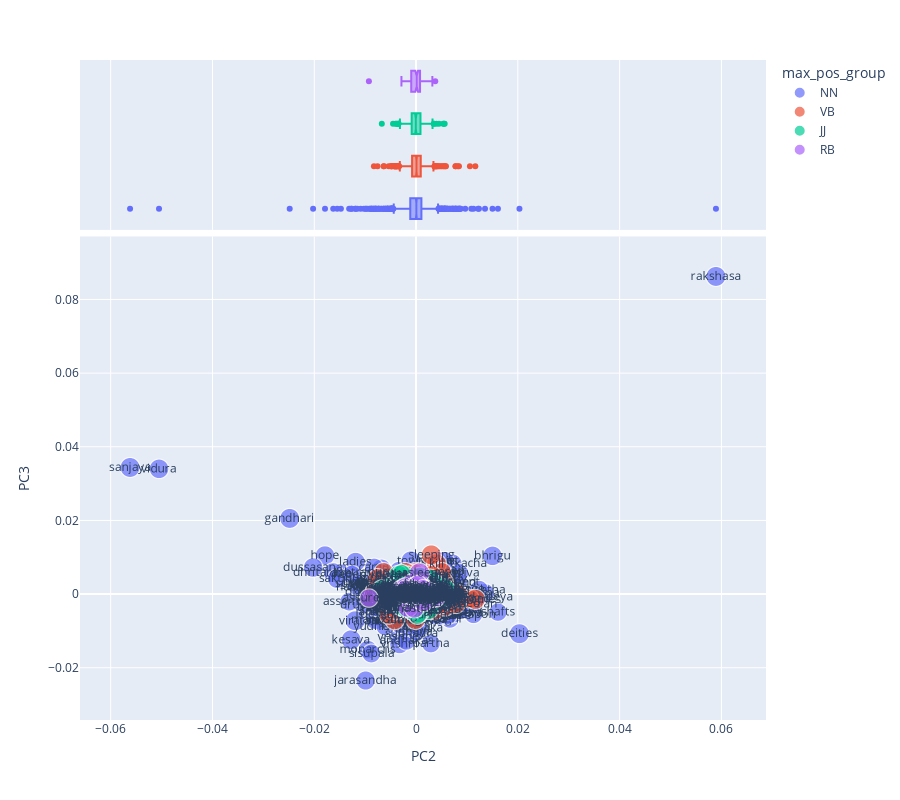

Notebook source saved alongside this figure:
### Code cell
vis_loadings(LOADINGS2, 2,3)

### Figure 1 — Plotly figure (JSON) as saved in the notebook; plotly's stock layout.template omitted (floating-point values rounded to 4 significant figures; data arrays with more than 128 entries replaced by an {"elided": "..."} marker saying what was removed)
{"data": [{"hovertemplate": "<b>%{hovertext}</b><br><br>max_pos_group=NN<br>PC2=%{x}<br>PC3=%{y}<br>dfidf=%{marker.size}<br>term_str=%{text}<extra></extra>", "hovertext": {"elided": "1597 str values"}, "legendgroup": "NN", "marker": {"color": "#636efa", "size": {"elided": "1597 float values"}, "sizemode": "area", "sizeref": 0.1313, "symbol": "circle"}, "mode": "markers+text", "name": "NN", "showlegend": true, "text": {"elided": "1597 str values"}, "type": "scattergl", "x": {"elided": "1597 float values"}, "xaxis": "x", "y": {"elided": "1597 float values"}, "yaxis": "y"}, {"alignmentgroup": "True", "hovertemplate": "<b>%{hovertext}</b><br><br>max_pos_group=NN<br>PC2=%{x}<extra></extra>", "hovertext": {"elided": "1597 str values"}, "legendgroup": "NN", "marker": {"color": "#636efa", "symbol": "circle"}, "name": "NN", "notched": true, "offsetgroup": "NN", "showlegend": false, "type": "box", "x": {"elided": "1597 float values"}, "xaxis": "x2", "yaxis": "y2"}, {"hovertemplate": "<b>%{hovertext}</b><br><br>max_pos_group=VB<br>PC2=%{x}<br>PC3=%{y}<br>dfidf=%{marker.size}<br>term_str=%{text}<extra></extra>", "hovertext": {"elided": "1015 str values"}, "legendgroup": "VB", "marker": {"color": "#EF553B", "size": {"elided": "1015 float values"}, "sizemode": "area", "sizeref": 0.1313, "symbol": "circle"}, "mode": "markers+text", "name": "VB", "showlegend": true, "text": {"elided": "1015 str values"}, "type": "scattergl", "x": {"elided": "1015 float values"}, "xaxis": "x", "y": {"elided": "1015 float values"}, "yaxis": "y"}, {"alignmentgroup": "True", "hovertemplate": "<b>%{hovertext}</b><br><br>max_pos_group=VB<br>PC2=%{x}<extra></extra>", "hovertext": {"elided": "1015 str values"}, "legendgroup": "VB", "marker": {"color": "#EF553B", "symbol": "circle"}, "name": "VB", "notched": true, "offsetgroup": "VB", "showlegend": false, "type": "box", "x": {"elided": "1015 float values"}, "xaxis": "x2", "yaxis": "y2"}, {"hovertemplate": "<b>%{hovertext}</b><br><br>max_pos_group=JJ<br>PC2=%{x}<br>PC3=%{y}<br>dfidf=%{marker.size}<br>term_str=%{text}<extra></extra>", "hovertext": {"elided": "364 str values"}, "legendgroup": "JJ", "marker": {"color": "#00cc96", "size": {"elided": "364 float values"}, "sizemode": "area", "sizeref": 0.1313, "symbol": "circle"}, "mode": "markers+text", "name": "JJ", "showlegend": true, "text": {"elided": "364 str values"}, "type": "scattergl", "x": {"elided": "364 float values"}, "xaxis": "x", "y": {"elided": "364 float values"}, "yaxis": "y"}, {"alignmentgroup": "True", "hovertemplate": "<b>%{hovertext}</b><br><br>max_pos_group=JJ<br>PC2=%{x}<extra></extra>", "hovertext": {"elided": "364 str values"}, "legendgroup": "JJ", "marker": {"color": "#00cc96", "symbol": "circle"}, "name": "JJ", "notched": true, "offsetgroup": "JJ", "showlegend": false, "type": "box", "x": {"elided": "364 float values"}, "xaxis": "x2", "yaxis": "y2"}, {"hovertemplate": "<b>%{hovertext}</b><br><br>max_pos_group=RB<br>PC2=%{x}<br>PC3=%{y}<br>dfidf=%{marker.size}<br>term_str=%{text}<extra></extra>", "hovertext": ["verily", "speedily", "sometimes", "longer", "meanwhile", "deeply", "really", "similarly", "properly", "surely", "fully", "everywhere", "perfectly", "fearlessly", "far", "equally", "entirely", "worldly", "firmly", "forcibly", "fast", "immediately", "folly", "happily", "carefully", "almost", "aside", "further", "loudly", "especially", "easily", "completely", "incessantly", "agreeably", "smilingly", "instead", "constantly", "forward", "gradually", "righteously", "frequently", "slowly", "fiercely", "accordingly", "wholly", "continually", "scarcely", "asleep", "thereby", "mentally", "often", "vigorously", "perhaps", "actually", "ceaselessly", "extremely", "furiously", "enough", "singly", "separately", "respectfully", "quite", "generally", "exactly", "naturally", "assuredly", "joyfully", "presently", "adhere", "subsequently", "twice", "simply", "lastly", "instantly", "virtuously", "respectively", "quietly", "previously", "reverentially", "hastily", "gently", "falsely", "alike", "sweetly", "rather", "finally", "wrathfully", "ahead", "particularly", "deceitfully", "regardless", "heavily", "humbly", "kindly", "violently", "eagerly", "gladly", "brightly", "anywhere", "utterly", "sinfully", "specially", "secretly", "softly"], "legendgroup": "RB", "marker": {"color": "#ab63fa", "size": [52.54, 46.03, 51.96, 45.4, 47.78, 52.14, 52.3, 52.3, 49.72, 44.74, 48.3, 49.72, 50.51, 52.54, 50.87, 50.51, 52.14, 49.64, 50.51, 51.48, 51.73, 51.73, 51.96, 51.96, 52.3, 50.51, 52.54, 51.73, 52.41, 51.73, 52.3, 52.42, 51.67, 52.14, 52.41, 52.42, 52.41, 52.41, 51.67, 46.15, 51.48, 52.14, 51.93, 52.14, 50.61, 50.61, 52.41, 52.3, 52.3, 52.5, 52.5, 44.27, 50.61, 46.98, 45.25, 52.3, 45.25, 52.14, 48.43, 52.14, 51.93, 50.15, 47.74, 49.07, 49.07, 44.27, 49.07, 46.15, 44.27, 45.25, 47.74, 46.98, 44.27, 46.98, 44.27, 49.07, 47.74, 48.43, 46.98, 50.15, 49.07, 44.27, 46.15, 46.15, 50.15, 44.27, 44.27, 44.27, 49.64, 45.25, 44.27, 46.98, 45.25, 44.27, 47.74, 45.25, 48.43, 46.15, 45.25, 44.27, 44.27, 45.25, 44.27, 46.15], "sizemode": "area", "sizeref": 0.1313, "symbol": "circle"}, "mode": "markers+text", "name": "RB", "showlegend": true, "text": ["verily", "speedily", "sometimes", "longer", "meanwhile", "deeply", "really", "similarly", "properly", "surely", "fully", "everywhere", "perfectly", "fearlessly", "far", "equally", "entirely", "worldly", "firmly", "forcibly", "fast", "immediately", "folly", "happily", "carefully", "almost", "aside", "further", "loudly", "especially", "easily", "completely", "incessantly", "agreeably", "smilingly", "instead", "constantly", "forward", "gradually", "righteously", "frequently", "slowly", "fiercely", "accordingly", "wholly", "continually", "scarcely", "asleep", "thereby", "mentally", "often", "vigorously", "perhaps", "actually", "ceaselessly", "extremely", "furiously", "enough", "singly", "separately", "respectfully", "quite", "generally", "exactly", "naturally", "assuredly", "joyfully", "presently", "adhere", "subsequently", "twice", "simply", "lastly", "instantly", "virtuously", "respectively", "quietly", "previously", "reverentially", "hastily", "gently", "falsely", "alike", "sweetly", "rather", "finally", "wrathfully", "ahead", "particularly", "deceitfully", "regardless", "heavily", "humbly", "kindly", "violently", "eagerly", "gladly", "brightly", "anywhere", "utterly", "sinfully", "specially", "secretly", "softly"], "type": "scattergl", "x": [0.003778, 0.0007777, 0.003209, 0.001158, 0.001684, 0.00108, -0.002872, 0.001214, -0.0004685, -0.0003319, -0.001579, 0.00111, -0.0005511, 0.0009269, -0.0008952, -0.000936, -0.0004018, -0.001435, -0.00098, 0.0001311, 0.001132, 0.002423, -0.002602, 0.000447, -0.001796, 0.001226, 0.0006306, -0.001466, -0.0009444, -0.001602, 0.0002621, 0.001756, 0.001209, -0.001863, -0.0005065, 0.0008655, -0.0002785, 0.0005373, 0.0006039, 0.0008067, 0.0001747, -0.0004136, -0.0001336, 0.0002651, -0.0002553, 0.0002563, -0.001202, 0.0006685, 0.0009105, 0.0003946, -0.0006396, 0.001215, -0.001648, 0.0002885, 0.0006106, -0.001617, 0.0006398, -0.002282, 1.739e-05, -0.001155, -0.001489, -0.0008028, -2.454e-05, 0.0003114, -0.0009511, -0.009263, 0.0005004, -0.0002686, 0.0003929, 0.0007982, 0.0008058, -0.001805, -0.001164, 0.003184, -0.002151, 0.0003435, -0.001774, 0.000919, 0.0001831, -0.0003385, -0.0007344, -0.00103, 0.0003849, 0.002422, 0.0009825, 0.0001236, 0.0002198, 0.0006841, -3.081e-05, -0.002287, 0.0003333, -0.0007264, -0.0008195, -0.002141, 0.001369, -0.001484, 0.001832, 0.0006324, 0.001448, -0.0001111, -0.000626, 0.0003197, -0.002069, -0.0002455], "xaxis": "x", "y": [-0.0008631, -0.000169, -0.0008405, 0.002148, -0.0009307, -0.001012, 0.0009717, 0.001328, 0.0001141, -0.001168, -0.0002569, -0.0005789, -0.001732, 0.0002252, 0.002828, 0.0007413, -2.941e-06, 0.001249, 0.0003115, -0.0006792, -0.0002203, -0.0002837, 0.001368, 0.0008865, 0.0004178, 0.00149, -0.0007352, -0.0006213, 2.588e-05, 0.0002409, -0.0002615, -0.0009496, -0.001214, 0.0004525, -0.001135, 0.001061, -0.0003304, -0.001606, 5.801e-05, 0.0002496, 0.001386, 0.0007957, -0.0009645, -0.0001591, 0.0001047, 0.00208, -0.0009181, 0.005746, 0.001637, 0.0002372, 0.001153, -0.0005693, 0.0002092, -0.0001826, 0.0004772, -0.003584, 0.0004298, 0.0005151, 0.002125, 0.0003003, -0.001075, 0.0002291, 0.0007386, -0.0003067, 0.0004338, -0.001068, -0.001451, -0.0008942, 0.002631, 0.0007783, -0.000576, -0.001095, -0.0001712, 0.0003865, -0.00017, 0.0003917, 0.0006122, -0.0007743, -0.0006586, -0.003845, 0.0001078, 0.0003149, 0.0003935, 0.0005894, 0.000682, 0.0005532, 0.0003511, -0.001553, -0.0001945, 0.001032, -8.47e-05, 0.001292, -0.0005146, 0.001912, 0.00133, 0.0007699, -0.001107, 0.000109, -0.002261, -0.0006593, 0.0006096, -0.0003188, 0.001293, 8.195e-05], "yaxis": "y"}, {"alignmentgroup": "True", "hovertemplate": "<b>%{hovertext}</b><br><br>max_pos_group=RB<br>PC2=%{x}<extra></extra>", "hovertext": ["verily", "speedily", "sometimes", "longer", "meanwhile", "deeply", "really", "similarly", "properly", "surely", "fully", "everywhere", "perfectly", "fearlessly", "far", "equally", "entirely", "worldly", "firmly", "forcibly", "fast", "immediately", "folly", "happily", "carefully", "almost", "aside", "further", "loudly", "especially", "easily", "completely", "incessantly", "agreeably", "smilingly", "instead", "constantly", "forward", "gradually", "righteously", "frequently", "slowly", "fiercely", "accordingly", "wholly", "continually", "scarcely", "asleep", "thereby", "mentally", "often", "vigorously", "perhaps", "actually", "ceaselessly", "extremely", "furiously", "enough", "singly", "separately", "respectfully", "quite", "generally", "exactly", "naturally", "assuredly", "joyfully", "presently", "adhere", "subsequently", "twice", "simply", "lastly", "instantly", "virtuously", "respectively", "quietly", "previously", "reverentially", "hastily", "gently", "falsely", "alike", "sweetly", "rather", "finally", "wrathfully", "ahead", "particularly", "deceitfully", "regardless", "heavily", "humbly", "kindly", "violently", "eagerly", "gladly", "brightly", "anywhere", "utterly", "sinfully", "specially", "secretly", "softly"], "legendgroup": "RB", "marker": {"color": "#ab63fa", "symbol": "circle"}, "name": "RB", "notched": true, "offsetgroup": "RB", "showlegend": false, "type": "box", "x": [0.003778, 0.0007777, 0.003209, 0.001158, 0.001684, 0.00108, -0.002872, 0.001214, -0.0004685, -0.0003319, -0.001579, 0.00111, -0.0005511, 0.0009269, -0.0008952, -0.000936, -0.0004018, -0.001435, -0.00098, 0.0001311, 0.001132, 0.002423, -0.002602, 0.000447, -0.001796, 0.001226, 0.0006306, -0.001466, -0.0009444, -0.001602, 0.0002621, 0.001756, 0.001209, -0.001863, -0.0005065, 0.0008655, -0.0002785, 0.0005373, 0.0006039, 0.0008067, 0.0001747, -0.0004136, -0.0001336, 0.0002651, -0.0002553, 0.0002563, -0.001202, 0.0006685, 0.0009105, 0.0003946, -0.0006396, 0.001215, -0.001648, 0.0002885, 0.0006106, -0.001617, 0.0006398, -0.002282, 1.739e-05, -0.001155, -0.001489, -0.0008028, -2.454e-05, 0.0003114, -0.0009511, -0.009263, 0.0005004, -0.0002686, 0.0003929, 0.0007982, 0.0008058, -0.001805, -0.001164, 0.003184, -0.002151, 0.0003435, -0.001774, 0.000919, 0.0001831, -0.0003385, -0.0007344, -0.00103, 0.0003849, 0.002422, 0.0009825, 0.0001236, 0.0002198, 0.0006841, -3.081e-05, -0.002287, 0.0003333, -0.0007264, -0.0008195, -0.002141, 0.001369, -0.001484, 0.001832, 0.0006324, 0.001448, -0.0001111, -0.000626, 0.0003197, -0.002069, -0.0002455], "xaxis": "x2", "yaxis": "y2"}], "layout": {"height": 800, "legend": {"itemsizing": "constant", "title": {"text": "max_pos_group"}, "tracegroupgap": 0}, "margin": {"t": 60}, "xaxis": {"anchor": "y", "domain": [0, 1], "title": {"text": "PC2"}}, "xaxis2": {"anchor": "y2", "domain": [0, 1], "matches": "x", "showgrid": true, "showticklabels": false}, "yaxis": {"anchor": "x", "domain": [0, 0.7326], "title": {"text": "PC3"}}, "yaxis2": {"anchor": "x2", "domain": [0.7426, 1], "matches": "y2", "showgrid": false, "showline": false, "showticklabels": false, "ticks": ""}}}
